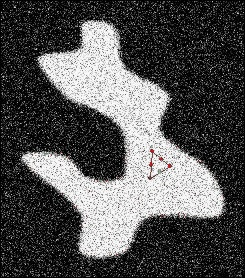
//> input picture lab2/zad2a/frames/frame_0.jpg, 245 x 278 px, given in place of the camera
$ ./main   (built with g++ and OpenCV 4)
//> lines starting //> are read from the running program, lines starting //| are printed output that depends on the picture
#include <opencv2/highgui.hpp>
#include <opencv2/opencv.hpp>
#include <opencv2/core.hpp>
#include <opencv2/imgproc/imgproc.hpp>
#include <opencv2/core/mat.hpp>
#include <opencv2/imgcodecs/imgcodecs.hpp>
#include <opencv2/calib3d/calib3d.hpp>

#include <iostream>

#define ESC 27

using namespace std;
using namespace cv;

int main() {
    VideoCapture stream(0);

    // Zmienne do wyświetlania obrazu
    Mat image, canny, gauss, sobelX, sobelY, gradientBinary, gradientColoured;

    // Zmienne pomocnicze
    Mat srcGray, sobelXBin, sobelYBin, gradient, angle;
    float angleVal;

    int thresholdSlider = 20;
    int cannyLowSlider = 50;
    int cannyHighSlider = 150;

    if (stream.isOpened()) {
        cout << "Pomyślnie otworzono obraz z kamery." << endl;
    } else {
        cout << "Błąd podczas otwierania obrazu z kamery." << endl;
    }

//    namedWindow("Camera", WINDOW_AUTOSIZE);
    stream.set(CAP_PROP_FRAME_WIDTH, 320);
    stream.set(CAP_PROP_FRAME_HEIGHT, 240);
    namedWindow("Settings", WINDOW_AUTOSIZE);

    createTrackbar("Threshold", "Settings", &thresholdSlider, 100);
    createTrackbar("Canny Low", "Settings", &cannyLowSlider, 100);
    createTrackbar("Canny High", "Settings", &cannyHighSlider, 200);

    while (stream.read(image)) {
//> image is the input picture: 278 rows x 245 cols, CV_8UC3; mean B, G, R 82.8, 82.9, 83.1
        flip(image, image, +1);
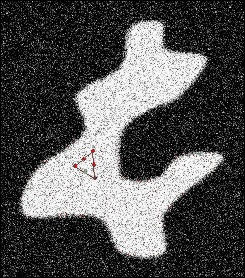
//> image: 278 rows x 245 cols, CV_8UC3; mean B, G, R 82.8, 82.9, 83.1

        cvtColor(image, srcGray, COLOR_BGR2GRAY);

        // Filtr Gaussa
        GaussianBlur(srcGray, gauss, Size(3, 3), 2.0);

        // Metoda Cannyego
        Canny(gauss, canny, cannyLowSlider, cannyHighSlider, 3);
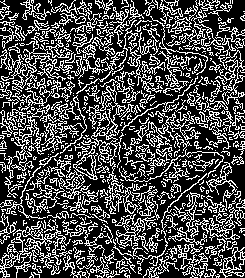
//> canny: 278 rows x 245 cols, CV_8UC1; 30% white in thin lines or dots

        // Krawędź pozioma
        Sobel(gauss, sobelX, CV_32F, 1.0, 0.0, 3);
        threshold(sobelX, sobelXBin, thresholdSlider, 255, THRESH_BINARY);
//> sobelXBin: 278 rows x 245 cols, CV_32FC1; 34.7% white in thin lines or dots

        // Krawędź pionowa
        Sobel(gauss, sobelY, CV_32F, 0.0, 1.0, 3);
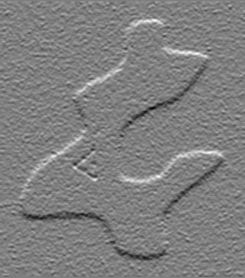
//> sobelY: 278 rows x 245 cols, CV_32FC1; min -528, max 526, mean 0; drawn with min black and max white
        threshold(sobelY, sobelYBin, thresholdSlider, 255, THRESH_BINARY);
//> sobelYBin: 278 rows x 245 cols, CV_32FC1; 34.7% white in thin lines or dots

        // Gradient
        cartToPolar(sobelX, sobelY, gradient, angle, true);
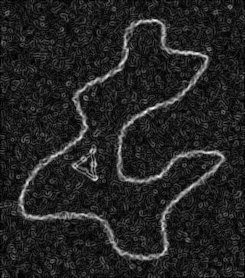
//> gradient: 278 rows x 245 cols, CV_32FC1; min 0, max 550, mean 78.5; drawn with min black and max white
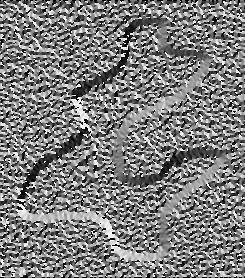
//> angle: 278 rows x 245 cols, CV_32FC1; min 0, max 359.9, mean 177.2; drawn with min black and max white
        threshold(gradient, gradientBinary, thresholdSlider, 255, THRESH_BINARY);
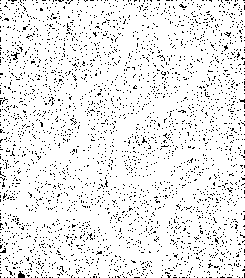
//> gradientBinary: 278 rows x 245 cols, CV_32FC1; 92.1% white; black in thin lines or dots

        // Gradient kolorowy
        gradientColoured = gradientBinary.clone();
        cvtColor(gradientColoured, gradientColoured, COLOR_GRAY2BGR);
//> gradientColoured: 278 rows x 245 cols, CV_32FC3; 92.1% white; black in thin lines or dots
        gradientColoured.convertTo(gradientColoured, CV_8UC3, 255);
//> gradientColoured: 278 rows x 245 cols, CV_8UC3; 92.1% white; black in thin lines or dots

        // Kolorowanie krawędzi
        for (int i = 0; i < gradient.rows; i++) {
            for (int j = 0; j < gradient.cols; j++) {
                angleVal = angle.at<float>(i, j);
                Vec3b *color = &gradientColoured.at<Vec3b>(i, j);

                if (gradientBinary.at<float>(i, j) > 0) {
                    if (angleVal > 45 && angleVal <= 135)
                        *color = Vec3b(255, 255, 255);
                    if (angleVal > 135 && angleVal <= 255)
                        *color = Vec3b(255, 0, 0);
                    if (angleVal > 255 && angleVal <= 315)
                        *color = Vec3b(0, 255, 0);
                    if ((angleVal > 315 && angleVal <= 360) || (angleVal > 0 && angleVal <= 45))
                        *color = Vec3b(0, 0, 255);
                } else {
                    *color = Vec3b(0, 0, 0);
                }
            }
        }
//> this loop made 278 passes
//> angleVal on passes 1 to 3: 0, 90, 90
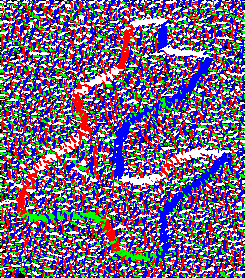
//> gradientColoured: 278 rows x 245 cols, CV_8UC3; mean B, G, R 138.4, 98, 118.1
//> after the loop, angleVal = 0

        try {
            imshow("Camera", image);
            imshow("Canny", canny);
            imshow("Gauss", gauss);
            imshow("Sobel X", sobelXBin);
            imshow("Sobel Y", sobelYBin);
            imshow("Gradient binary", gradientBinary);
            imshow("Gradient coloured", gradientColoured);
        } catch (Exception &e) {
            cout << e.what() << endl;

            return 1;
        }

        if (waitKey(30) == ESC) break;
//> the Esc key is pressed
    }

    stream.release();
    image.release();
    canny.release();
    gauss.release();
    sobelX.release();
    sobelXBin.release();
    sobelY.release();
    sobelYBin.release();
    gradient.release();
    gradientBinary.release();
    gradientColoured.release();
    destroyAllWindows();

    return 0;
}
